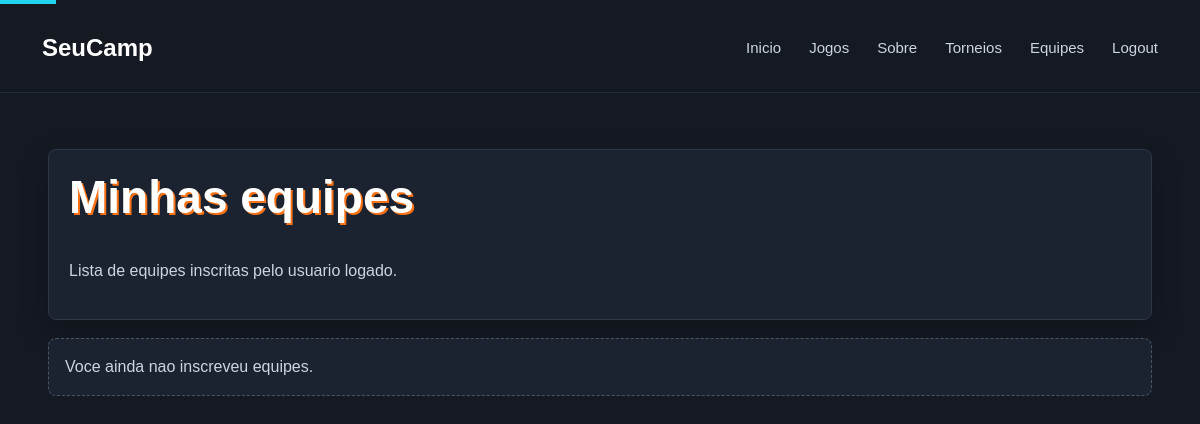
Page /?p=equipes (signed in) on the earlier database version.
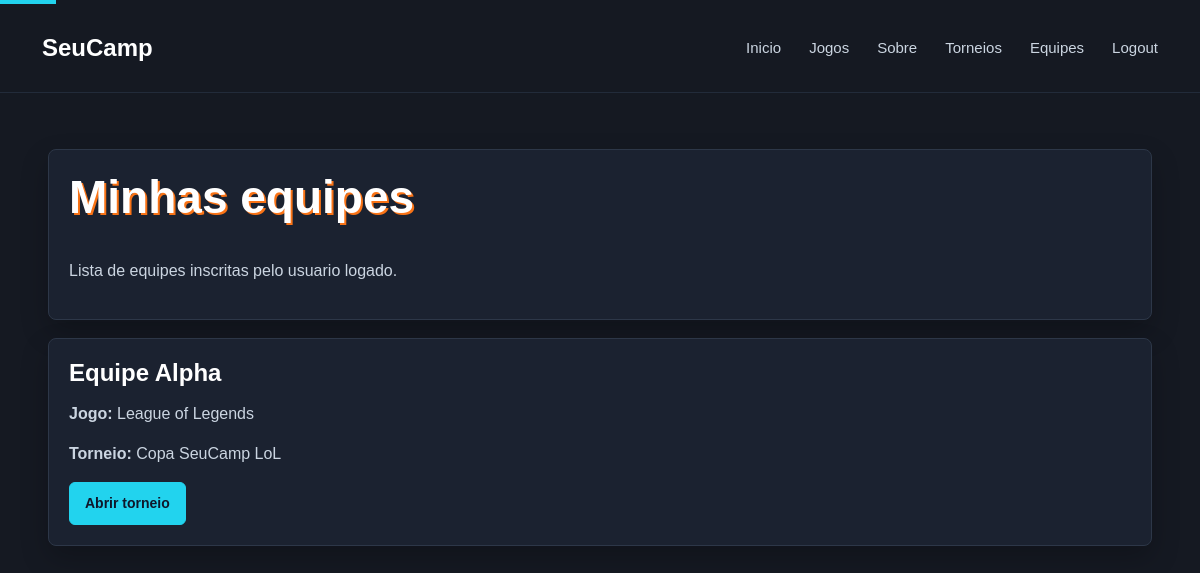
Same page on the later database version.
### tables this page shows
CREATE TABLE IF NOT EXISTS equipes (
    id INT AUTO_INCREMENT PRIMARY KEY,
    id_torneio INT NOT NULL,
    id_usuario INT NOT NULL,
    nome VARCHAR(100) NOT NULL,
    criado_em DATETIME DEFAULT CURRENT_TIMESTAMP,
    UNIQUE KEY equipe_unica (id_torneio, nome),
    FOREIGN KEY (id_torneio) REFERENCES torneios(id) ON DELETE CASCADE,
    FOREIGN KEY (id_usuario) REFERENCES usuarios(id) ON DELETE CASCADE
);

CREATE TABLE IF NOT EXISTS torneios (
    id INT AUTO_INCREMENT PRIMARY KEY,
    id_jogo INT NOT NULL,
    id_usuario INT NOT NULL,
    nome VARCHAR(120) NOT NULL,
    descricao TEXT NOT NULL,
    premiacao VARCHAR(120) DEFAULT '',
    criado_em DATETIME DEFAULT CURRENT_TIMESTAMP,
    FOREIGN KEY (id_usuario) REFERENCES usuarios(id) ON DELETE CASCADE
);

### Controller/EquipeController.php (called while the page is built, shortened)
<?php
require_once __DIR__ . "/../Model/Equipe.php";
class EquipeController {
    public static function minhas() {
        $equipes = Equipe::listarPorUsuario($_SESSION['id_usuario']);
        require __DIR__ . "/../View/equipes.php";
    }
}

### index.php (called while the page is built, shortened)
<?php
require "Controller/EquipeController.php";
$pagina = $_GET['p'] ?? 'inicio';
match ($pagina) {
    'inicio'            => HomeController::inicio(),
    'sobre'             => HomeController::sobre(),
    'login'             => UsuarioController::login(),
    'entrar'            => UsuarioController::entrar(),
    'cadastro'          => UsuarioController::cadastro(),
    'cadastrar'         => UsuarioController::cadastrar(),
    'logout'            => UsuarioController::logout(),
    'jogos'             => JogoController::listar(),
    'jogo'              => JogoController::ver(),
    'torneio'           => TorneioController::ver(),
    'meus-torneios'     => TorneioController::meus(),
    'novo-torneio'      => TorneioController::novo(),
    'salvar-torneio'    => TorneioController::salvar(),
    'editar-torneio'    => TorneioController::editar(),
    'atualizar-torneio' => TorneioController::atualizar(),
    'excluir-torneio'   => TorneioController::excluir(),
    'equipes'           => EquipeController::minhas(),
    'inscrever-equipe'  => EquipeController::inscrever(),
    'banco'             => require "criar-banco.php",
    default             => HomeController::inicio(),
};

### Config/Banco.php (called while the page is built)
<?php
abstract class Banco {
    private static $conn;
    public static function getConn(): PDO {
        if (!isset(self::$conn)) {
            try {
                self::$conn = new PDO(
                    "mysql:host=localhost;dbname=seucamp;charset=utf8mb4",
                    "root",
                    "",
                    [
                        PDO::ATTR_ERRMODE => PDO::ERRMODE_EXCEPTION
                    ]
                );
            } catch (Exception $e) {
                header("Location: ?p=banco");
                exit;
            }
        }
        return self::$conn;
    }
}

### Model/Equipe.php (called while the page is built, shortened)
<?php
require_once __DIR__ . "/../Config/Banco.php";
require_once __DIR__ . "/Jogo.php";
class Equipe {
    public static function listarPorUsuario($idUsuario) {
        $sql = "SELECT equipes.*, torneios.nome AS nome_torneio, torneios.id_jogo
                FROM equipes
                JOIN torneios ON torneios.id = equipes.id_torneio
                WHERE equipes.id_usuario = ?
                ORDER BY equipes.id DESC";
        $consulta = Banco::getConn()->prepare($sql);
        $consulta->execute([$idUsuario]);
        $equipes = [];
        while ($equipe = $consulta->fetchObject()) {
            $jogo = Jogo::buscarPorId($equipe->id_jogo);
            $equipe->nome_jogo = $jogo->nome ?? 'Jogo';
            $equipes[] = $equipe;
        }
        return $equipes;
    }
}

### Model/Jogo.php (called while the page is built, shortened)
<?php
class Jogo {
    public static function dadosFixos() {
        return [
            (object) [
                'id' => 1,
                'nome' => 'League of Legends',
                'descricao' => 'Jogo de estrategia em equipes com partidas competitivas.',
                'imagem' => 'public/img/league-of-legends.jpg'
            ],
            (object) [
                'id' => 2,
                'nome' => 'Valorant',
                'descricao' => 'Jogo de tiro tatico em equipes com agentes e habilidades.',
                'imagem' => 'public/img/valorant.webp'
            ],
            (object) [
                'id' => 3,
                'nome' => 'Counter-Strike 2',
                'descricao' => 'Jogo de tiro competitivo em equipes, com partidas entre terroristas e contra-terroristas.',
                'imagem' => 'public/img/counter-strike-2.jpg'
            ]
        ];
    }
    public static function buscarPorId($id) {
        foreach (self::dadosFixos() as $jogo) {
            if ($jogo->id == $id) {
                return $jogo;
            }
        }
        return null;
    }
}

### View/equipes.php (the view)
<?php require __DIR__ . "/cabecalho.php"; ?>
<section class="caixa">
    <h1>Minhas equipes</h1>
    <p>Lista de equipes inscritas pelo usuario logado.</p>
</section>
<?php if (empty($equipes)): ?>
    <p class="vazio">Voce ainda nao inscreveu equipes.</p>
<?php endif; ?>
<?php foreach ($equipes as $equipe): ?>
    <article class="card">
        <h2><?= htmlspecialchars($equipe->nome) ?></h2>
        <p><strong>Jogo:</strong> <?= htmlspecialchars($equipe->nome_jogo) ?></p>
        <p><strong>Torneio:</strong> <?= htmlspecialchars($equipe->nome_torneio) ?></p>
        <a class="botao" href="?p=torneio&id=<?= $equipe->id_torneio ?>">Abrir torneio</a>
    </article>
<?php endforeach; ?>
<?php require __DIR__ . "/rodape.php"; ?>

### View/cabecalho.php (shortened to what this page needs)
<!DOCTYPE html>
<html lang="pt-BR">
<head>
    <link rel="stylesheet" href="public/css/main.css">
</head>
<body>
<?php require __DIR__ . "/navbar.php"; ?>
<main>

### View/navbar.php
<nav>
    <a href="?p=inicio" class="logo">SeuCamp</a>
    <ul>
        <li><a href="?p=inicio">Inicio</a></li>
        <li><a href="?p=jogos">Jogos</a></li>
        <li><a href="?p=sobre">Sobre</a></li>
        <?php if (isset($_SESSION['id_usuario'])): ?>
            <li><a href="?p=meus-torneios">Torneios</a></li>
            <li><a href="?p=equipes">Equipes</a></li>
            <li><a href="?p=logout">Logout</a></li>
        <?php else: ?>
            <li><a href="?p=login">Login</a></li>
            <li><a href="?p=cadastro">Cadastro</a></li>
        <?php endif; ?>
    </ul>
</nav>

### View/rodape.php
</main>
</body>
</html>

### public/css/main.css (style rules this page uses)
* { box-sizing: border-box; }
body { margin: 0; font-family: Arial, Helvetica, sans-serif; background: #151922; color: #f8fafc; line-height: 1.5; }
body::before { content: ""; display: block; height: 4px; width: 56px; background: #22d3ee; }
nav { background: #151922; color: white; display: flex; justify-content: space-between; align-items: center; padding: 18px 32px; border-bottom: 1px solid #222b3a; }
nav .logo { color: #ffffff; font-weight: bold; font-size: 24px; text-decoration: none; }
nav ul { list-style: none; display: flex; gap: 8px; margin: 0; padding: 0; flex-wrap: wrap; }
nav a { color: #cbd5e1; text-decoration: none; padding: 8px 10px; border-radius: 6px; font-size: 15px; }
main { max-width: 1140px; margin: 56px auto; padding: 0 18px; }
h1, h2, h3 { color: #ffffff; margin-top: 0; line-height: 1.2; }
h1 { font-size: 46px; margin-bottom: 34px; text-shadow: 2px 2px 0 #f97316; }
h2 { font-size: 24px; margin-bottom: 14px; }
p { margin-top: 0; color: #cbd5e1; }
.caixa, .card, .formulario { background: #1b2230; border: 1px solid #2d3748; border-radius: 8px; padding: 20px; margin-bottom: 18px; overflow: hidden; box-shadow: 0 12px 28px rgba(0, 0, 0, .22); }
.card { display: flex; flex-direction: column; }
.botao, button { display: inline-block; background: #22d3ee; color: #0f172a; border: 1px solid #22d3ee; border-radius: 6px; padding: 10px 15px; text-decoration: none; cursor: pointer; font-size: 14px; font-weight: bold; }
.card .botao { margin-top: auto; align-self: flex-start; }
.vazio { color: #cbd5e1; background: #1b2230; border: 1px dashed #475569; padding: 16px; border-radius: 8px; }

Differences in the rows shown:
added equipes: nome "Equipe Alpha", nome_jogo "League of Legends", id_torneio.nome "Copa SeuCamp LoL"
Other differences:
text no longer shown: "Voce ainda nao inscreveu equipes."
